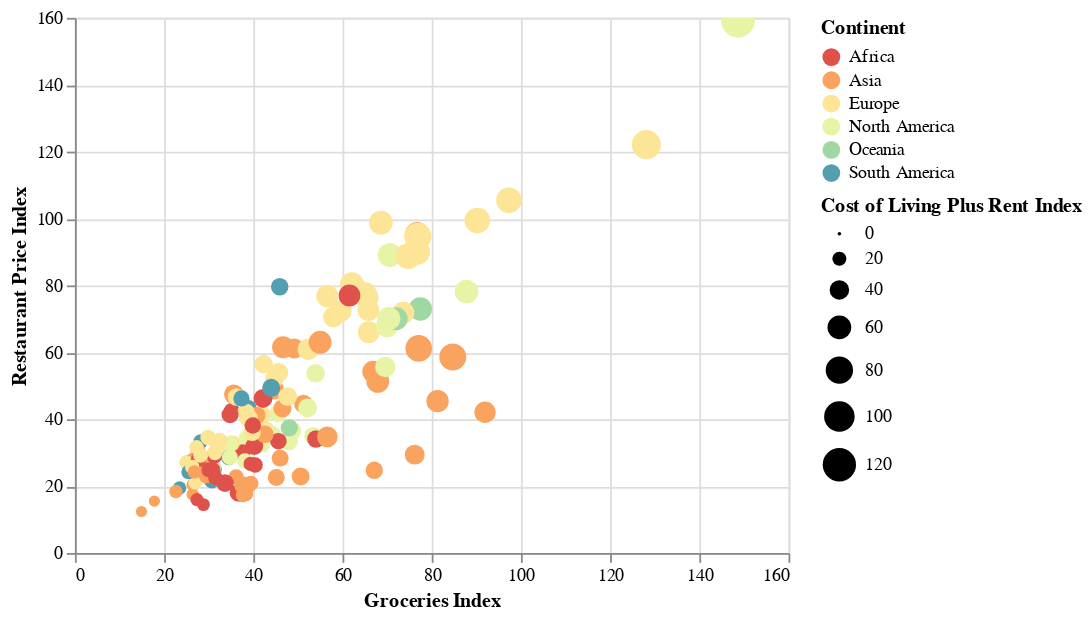

The cell this chart's notebook holds for it:
### Code cell
selection = alt.selection(type='multi', fields=['Continent'], on='mouseover', nearest=True)

alt.Chart(cost_data).mark_circle().encode(
    x = "Groceries Index",
    y = "Restaurant Price Index",
    color = alt.Color('Continent', scale=alt.Scale(scheme='spectral')),
    size ="Cost of Living Plus Rent Index",
    tooltip=["Country", "Cost of Living Index"],
    opacity=alt.condition(selection,alt.value(1),alt.value(.2))
).add_selection(selection).interactive()

### Figure 1 — Vega-Lite specification as saved in the notebook (floating-point values rounded to 4 significant figures; data arrays with more than 128 entries replaced by an {"elided": "..."} marker saying what was removed)
{"config": {"view": {"continuousWidth": 400, "continuousHeight": 300}}, "data": {"name": "data-d025fb704d3c150c31d307a68eaf4d2f"}, "mark": "circle", "encoding": {"color": {"field": "Continent", "scale": {"scheme": "spectral"}, "type": "nominal"}, "opacity": {"condition": {"value": 1, "selection": "selector018"}, "value": 0.2}, "size": {"field": "Cost of Living Plus Rent Index", "type": "quantitative"}, "tooltip": [{"field": "Country", "type": "nominal"}, {"field": "Cost of Living Index", "type": "quantitative"}], "x": {"field": "Groceries Index", "type": "quantitative"}, "y": {"field": "Restaurant Price Index", "type": "quantitative"}}, "selection": {"selector018": {"type": "multi", "fields": ["Continent"], "on": "mouseover", "nearest": true}, "selector019": {"type": "interval", "bind": "scales", "encodings": ["x", "y"]}}, "$schema": "https://vega.github.io/schema/vega-lite/v4.17.0.json", "datasets": {"data-d025fb704d3c150c31d307a68eaf4d2f": {"elided": "138 records"}}}
